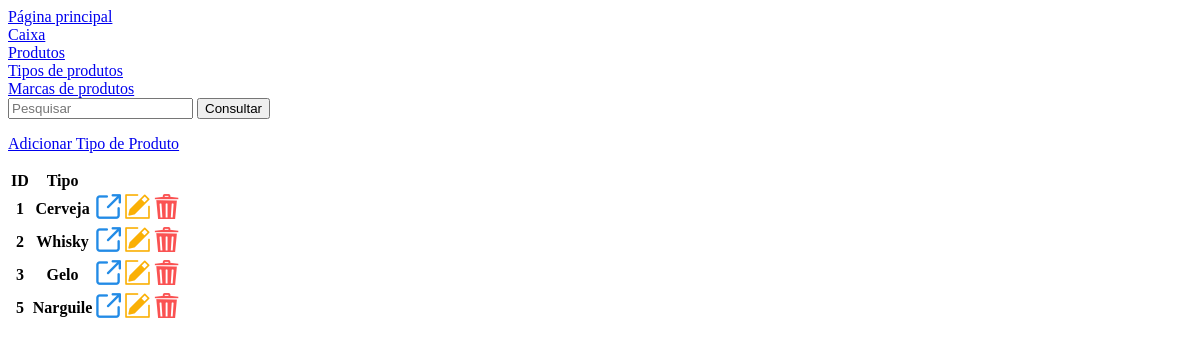
The page /estoque/tipos-produtos/ on the database as committed earlier.
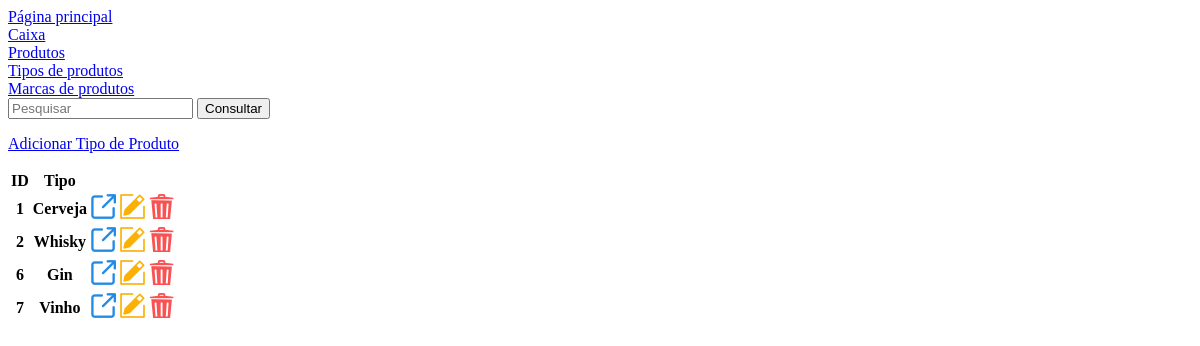
The same page on the database as committed later.
### gestao_estoque/models.py (models this page shows, shortened)
class TipoProduto(models.Model):
    type = models.CharField(max_length=50, unique=True)
    image = models.ImageField(upload_to='tipos/', null=True, blank=True)

### gestao_estoque/views.py (the view)
# urls.py: path('tipos-produtos/', TiposListView.as_view(), name='tipos'),
class TiposListView(ListView):
    model = TipoProduto
    template_name = 'gestao_estoque/tipo_produtos.html'
    def get_queryset(self):
        queryset = super().get_queryset().order_by('id')
        query = self.request.GET.get('search')
        if query:
            queryset = queryset.filter(
                Q(id__contains=query) |
                Q(type__icontains=query)
            )
        return queryset

### gestao_estoque/templates/gestao_estoque/tipo_produtos.html (shortened to what this page needs)
{% extends "app/base.html" %}
{% load static %}
{% block main %}
    <form action="{% url 'tipos' %}" method="GET">
        <input type="search" name="search" placeholder="Pesquisar">
        <input type="submit" value="Consultar">
    </form>
    <p>
        <a href="{% url 'tipos-create' %}">Adicionar Tipo de Produto</a>
    </p>
    <div>
        <table>
            <thead>
            <tr>
                <th scope="col">ID</th>
                <th scope="col">Tipo</th>
            </tr>
            </thead>
            <tbody>
                {% for tipos in object_list %}
                    <tr>
                        <th>{{ tipos.id }}</th>
                        <th>{{ tipos.type }}</th>
                        <td><a href="{% url 'caixa' %}?search={{ tipos.type}}"><img class="icons-crud" src="{% static 'app/images/icons-crud/icon-visualizar.png' %}" alt="Ícone de visualizar"></a></td>
                        <td><a href="{% url 'tipos-update' pk=tipos.id %}"><img class="icons-crud" src="{% static 'app/images/icons-crud/icon-editar.png' %}" alt="Ícone de editar"></a></td>
                        <td><a href="{% url 'tipos-remove' pk=tipos.id %}"><img class="icons-crud" src="{% static 'app/images/icons-crud/icon-excluir.png' %}" alt="Ícone de excluir"></a></td>
                    </tr>
                {% empty %}
                    <li>Nenhum produto encontrado.</li>
                {% endfor %}
            </tbody>
        </table>
{% endblock %}

Rows that differ between the two databases and show on the page:
removed TipoProduto: id "3", type "Gelo"
removed TipoProduto: id "5", type "Narguile"
added TipoProduto: id "6", type "Gin"
added TipoProduto: id "7", type "Vinho"
